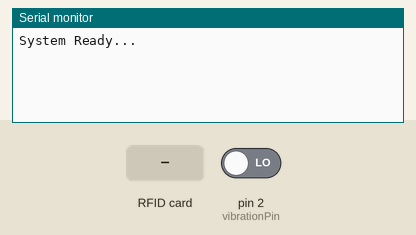
This sketch was run on a simulated Arduino Uno, built with avr-gcc and run on an emulated ATmega328P. Shown: the last lines printed to the serial monitor. Inputs (shaded band) come from the test bench; at power-on: pin 2 (vibrationPin) LOW. The local clock reads 2024-03-15 10:24:30 at power-on unless the sketch sets it.

Above: at 1.2 s.
1.3 s: pin 2 (vibrationPin) driven HIGH
At 2.1 s:
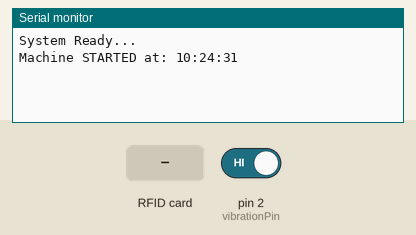
2.9 s: RFID card 5E 7A 19 C4 held to the reader
At 4.0 s:
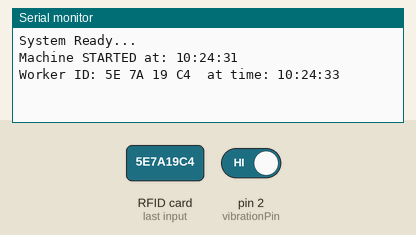
4.5 s: pin 2 (vibrationPin) driven LOW
At 5.0 s:
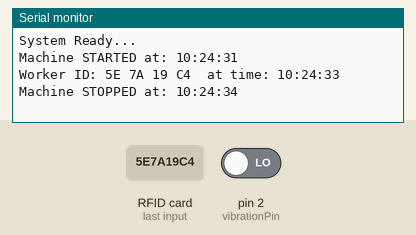

The sketch:

code.ino
```cpp
#include <Wire.h>
#include <RTClib.h>
#include <SPI.h>
#include <MFRC522.h>

// -------- RFID --------
#define SS_PIN 10
#define RST_PIN 9
MFRC522 rfid(SS_PIN, RST_PIN);

// -------- RTC --------
RTC_DS3231 rtc;

// -------- Vibration --------
int vibrationPin = 2;
bool machineState = false; // OFF initially

void setup() {
  Serial.begin(9600);

  // RFID
  SPI.begin();
  rfid.PCD_Init();

  // RTC
  if (!rtc.begin()) {
    Serial.println("RTC not found!");
    while (1);
  }

  // Vibration
  pinMode(vibrationPin, INPUT);

  Serial.println("System Ready...");
}

void loop() {
  DateTime now = rtc.now();

  // -------- VIBRATION CHECK --------
  int vibration = digitalRead(vibrationPin);

  if (vibration == HIGH && machineState == false) {
    machineState = true;
    Serial.print("Machine STARTED at: ");
    printTime(now);
    delay(1000);
  }

  if (vibration == LOW && machineState == true) {
    machineState = false;
    Serial.print("Machine STOPPED at: ");
    printTime(now);
    delay(1000);
  }

  // -------- RFID CHECK --------
  if (rfid.PICC_IsNewCardPresent() && rfid.PICC_ReadCardSerial()) {
    Serial.print("Worker ID: ");
    for (byte i = 0; i < rfid.uid.size; i++) {
      Serial.print(rfid.uid.uidByte[i], HEX);
      Serial.print(" ");
    }
    Serial.print(" at time: ");
    printTime(now);

    rfid.PICC_HaltA();
  }

  delay(200);
}

// -------- FUNCTION TO PRINT TIME --------
void printTime(DateTime t) {
  Serial.print(t.hour());
  Serial.print(":");
  Serial.print(t.minute());
  Serial.print(":");
  Serial.println(t.second());
}
```

Measured:
- after the input at 1.3 s, the serial monitor: prints a new line after 0.11 s (image 1)
- after the input at 2.9 s, the serial monitor: prints a new line after 0.20 s (image 2)
- after the input at 4.5 s, the serial monitor: prints a new line after 0.16 s (image 3)
